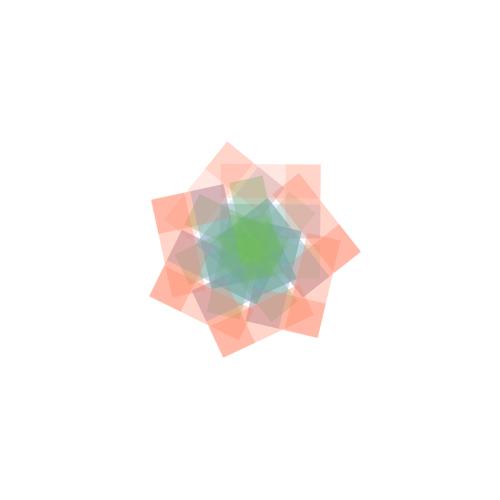
Frame 1 (no input)
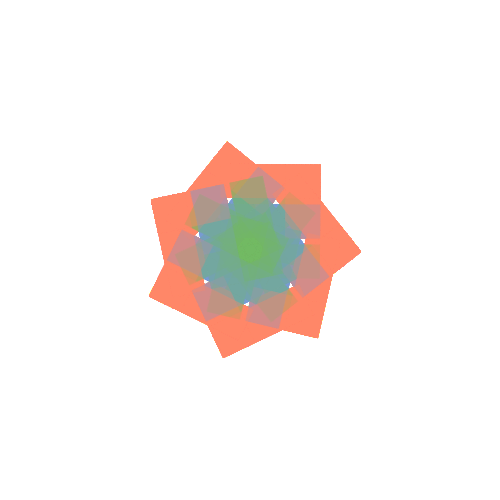
Frame 60 (the mouse pressed at the canvas centre just before this capture)
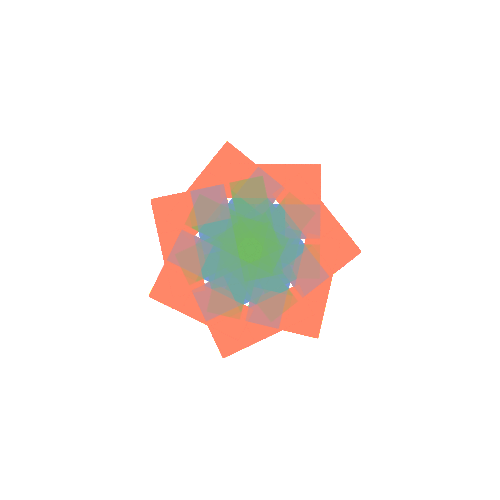
Frame 120 (the mouse held since frame 60 and released just before this capture)

The Processing sketch that drew these frames (run headless with seeded random() and noise(); from frame 60 on, the mouse is pressed at the canvas centre):

// Processing sketch: processing_84865
// ── processing_84865.pde

void setup()
{
size(500, 500);
 background(255);
 smooth();
}

void draw(){
  noStroke();
 
  translate(width/2, height/2);
  
 for (int i=0;i<360;i=i+30){
  rotate(radians(51.5));
  fill(255,135,100,50); 
  //ㄱ
  rect(-30,-86,100,34);
  rect(35,-86,35,74);
  noFill();
  //ㄴ
  fill(110,185,95,50);
  rect(-30,-6,100,34);
  rect(-30,-46,35,64);
  noFill();
  fill(115,155,210,50);
  rect(-30,-46,100,34);
  noFill();
 
 }
}
